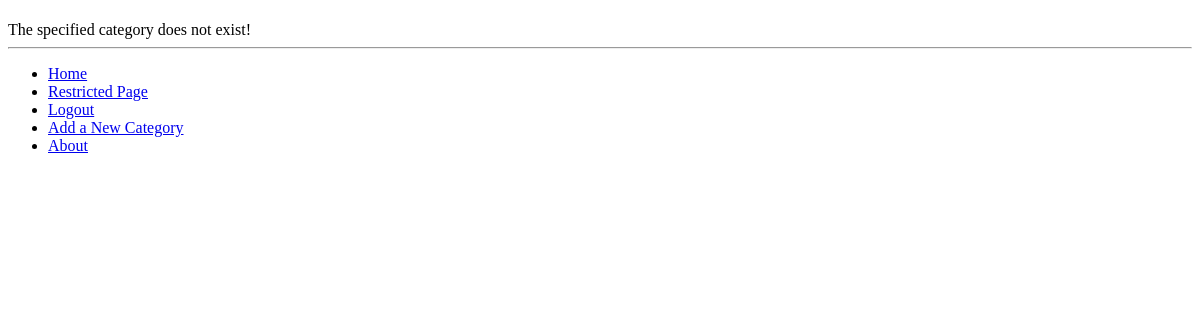
Page /rango/category/games/ (signed in) on the earlier database version.
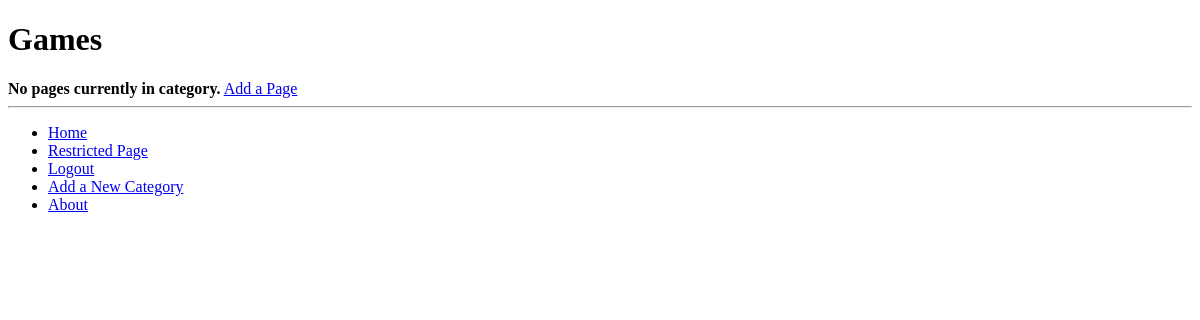
Same page on the later database version.
### rango/models.py (models this page shows, shortened)
class Category(models.Model):
        name = models.CharField(max_length=128, unique=True)
        views = models.IntegerField(default=0)
        likes = models.IntegerField(default=0)
        slug = models.SlugField()

### rango/views.py (the view)
# urls.py: url(r'^category/(?P<category_name_slug>[\w\-]+)/$', views.category, name='category'),)
def category(request, category_name_slug):
    context_dict = {}
    try:
        category = Category.objects.get(slug=category_name_slug)
        context_dict['category_name'] = category.name
        pages = Page.objects.filter(category=category)
        context_dict['pages'] = pages
        context_dict['category'] = category
    except Category.DoesNotExist:
        pass
    return render(request, 'rango/category.html', context_dict)

### templates/rango/category.html (shortened to what this page needs)
{% extends 'base.html' %}
{% load staticfiles %}
{% block body_block %}
        <h1>{{ category_name }}</h1>
        {% if category %}
            {% if pages %}
            <ul>
                {% for page in pages %}
                <li><a href="{{ page.url }}">{{ page.title }}</a></li>
				{% endfor %}
				{% if user.is_authenticated %}
				<a href="{% url 'add_page'  category.slug %}">Add a Page</a>
                {% endif %}
			</ul>
            {% else %}
                <strong>No pages currently in category.</strong>
				{% if user.is_authenticated %}
				<a href="{% url 'add_page'  category.slug %}">Add a Page</a>
                {% endif %}
			{% endif %}
        {% else %}
            The specified category {{ category_name }} does not exist!
        {% endif %}
{% endblock %}

Differences in the rows shown:
added Category: name "Games"
Other differences:
text no longer shown: "The specified category does not exist!"
text now shown: "No pages currently in category. Add a Page"
